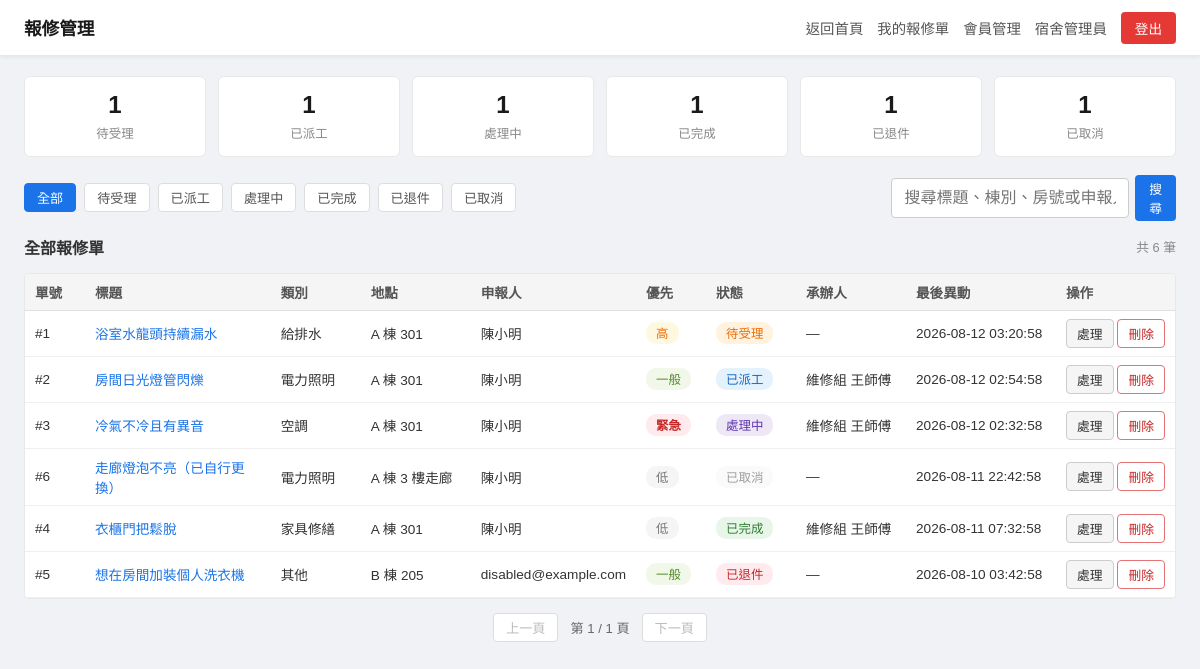
The app's page /repair/manage (signed in) with its own data.
### tables this page shows
CREATE TABLE users (
            id            INTEGER PRIMARY KEY AUTOINCREMENT,
            email         TEXT    UNIQUE NOT NULL,
            hash          TEXT    NOT NULL,
            role          INTEGER NOT NULL DEFAULT 1,
            name          TEXT,
            display_name  TEXT,
            dorm_building TEXT,
            room_no       TEXT,
            phone         TEXT,
            is_active     INTEGER NOT NULL DEFAULT 1,
            is_deleted    INTEGER NOT NULL DEFAULT 0,
            created_at    TEXT    NOT NULL DEFAULT (datetime('now')),
            last_login_at TEXT
        );

CREATE TABLE repair_requests (
            id             INTEGER PRIMARY KEY AUTOINCREMENT,
            requester_id   INTEGER NOT NULL,
            title          TEXT    NOT NULL,
            category       TEXT    NOT NULL DEFAULT 'other',
            priority       TEXT    NOT NULL DEFAULT 'normal',
            dorm_building  TEXT    NOT NULL,
            room_no        TEXT    NOT NULL,
            contact_phone  TEXT,
            request_status TEXT    NOT NULL DEFAULT 'pending',
            assigned_to    INTEGER,
            assigned_at    TEXT,
            started_at     TEXT,
            closed_at      TEXT,
            created_at     TEXT    NOT NULL DEFAULT (datetime('now')),
            updated_at     TEXT    NOT NULL DEFAULT (datetime('now')),
            is_deleted     INTEGER NOT NULL DEFAULT 0
        );

### blueprints/repair/__init__.py (the view)
@repair_bp.route('/manage', strict_slashes=False)
@login_required
def manage():
    user = _current_user()
    if not _is_usable(user):
        session.clear()
        return redirect(url_for('auth.login_page'))
    if not _is_admin(user):
        flash('無操作權限', 'error')
        return redirect(url_for('repair.index'))
    status = request.args.get('status', 'all')
    if status != 'all' and status not in db.REQUEST_STATUSES:
        status = 'all'
    keyword = request.args.get('q', '').strip()
    page    = request.args.get('page', 1, type=int) or 1
    requests, total = db.list_all_requests(page, _PAGE_SIZE, status, keyword or None)
    total_pages     = max(1, (total + _PAGE_SIZE - 1) // _PAGE_SIZE)
    return render_template(
        'repair/manage.html',
        user=user,
        requests=requests,
        total=total,
        page=page,
        total_pages=total_pages,
        status=status,
        keyword=keyword,
        counts=db.count_by_status(),
        status_labels=STATUS_LABELS,
        category_labels=CATEGORY_LABELS,
        priority_labels=PRIORITY_LABELS,
    )

### blueprints/repair/__init__.py (called while the page is built)
def _current_user():
    return db.find_user_by_id(session['user_id'])

def _is_admin(user):
    return user is not None and user['role'] == 0

### db/connection.py (called while the page is built)
def _get_conn():
    from db import DB_PATH
    conn = sqlite3.connect(DB_PATH)
    conn.row_factory = sqlite3.Row
    conn.execute("PRAGMA journal_mode=WAL")
    return conn

### db/repair.py (called while the page is built)
def count_by_status():
    conn = _get_conn()
    rows = conn.execute(
        'SELECT request_status, COUNT(*) AS n FROM repair_requests'
        ' WHERE is_deleted = 0 GROUP BY request_status'
    ).fetchall()
    conn.close()
    counts = {status: 0 for status in REQUEST_STATUSES}
    for row in rows:
        if row['request_status'] in counts:
            counts[row['request_status']] = row['n']
    return counts

### db/users.py (called while the page is built)
def find_user_by_id(user_id):
    conn = _get_conn()
    row = conn.execute(
        'SELECT id, email, role, name, display_name, dorm_building, room_no, phone,'
        ' is_active, is_deleted, created_at, last_login_at FROM users WHERE id = ?',
        (user_id,)
    ).fetchone()
    conn.close()
    return row

### utils.py (called while the page is built)
def _is_usable(user):
    return user and user['is_active'] and not user['is_deleted']

def login_required(f):
    @wraps(f)
    def decorated(*args, **kwargs):
        if 'user_id' not in session:
            return redirect(url_for('auth.login_page'))
        return f(*args, **kwargs)
    return decorated

### templates/repair/manage.html (shortened to what this page needs)
{% extends "base.html" %}
{% block head %}
<link rel="stylesheet" href="{{ url_for('static', filename='repair.css') }}">
{% endblock %}
{% block body %}
<div class="repair-layout">
  <div class="repair-topbar">
    <span class="repair-topbar-title">報修管理</span>
    <div class="repair-topbar-nav">
      <a href="{{ url_for('hub.home') }}" class="repair-nav-link">返回首頁</a>
      <a href="{{ url_for('repair.index') }}" class="repair-nav-link">我的報修單</a>
      <a href="{{ url_for('admin.user_list') }}" class="repair-nav-link">會員管理</a>
      <span class="repair-nav-user">{{ user['name'] or user['display_name'] or user['email'] }}</span>
      <a href="{{ url_for('auth.logout') }}" class="repair-btn repair-btn-danger">登出</a>
    </div>
  </div>
  <div class="repair-main">
    <div class="repair-summary">
      {% for key, label in status_labels.items() %}
        <a href="{{ url_for('repair.manage', status=key, q=keyword or none) }}"
           class="repair-summary-item {{ 'repair-summary-active' if status == key }}">
          <span class="repair-summary-count">{{ counts[key] }}</span>
          <span class="repair-summary-label">{{ label }}</span>
        </a>
      {% endfor %}
    </div>
    <div class="repair-filter-bar">
      <div class="repair-filter-links">
        <a href="{{ url_for('repair.manage', status='all', q=keyword or none) }}"
           class="repair-filter-link {{ 'repair-filter-active' if status == 'all' }}">全部</a>
        {% for key, label in status_labels.items() %}
          <a href="{{ url_for('repair.manage', status=key, q=keyword or none) }}"
             class="repair-filter-link {{ 'repair-filter-active' if status == key }}">{{ label }}</a>
        {% endfor %}
      </div>
      <form method="get" action="{{ url_for('repair.manage') }}" class="repair-search-form">
        <input type="text" name="q" value="{{ keyword }}" class="repair-search-input"
               placeholder="搜尋標題、棟別、房號或申報人">
        <button type="submit" class="repair-btn repair-btn-primary repair-btn-sm">搜尋</button>
      </form>
    </div>
    <div class="repair-panel-header">
      <span class="repair-panel-title">全部報修單</span>
      <span class="repair-total">共 {{ total }} 筆</span>
    </div>
    <div class="repair-table-wrap">
      <table class="repair-table">
        <thead>
          <tr>
            <th class="col-id">單號</th>
            <th class="col-title">標題</th>
            <th class="col-cat">類別</th>
            <th class="col-loc">地點</th>
            <th class="col-name">申報人</th>
            <th class="col-pri">優先</th>
            <th class="col-status">狀態</th>
            <th class="col-name">承辦人</th>
            <th class="col-time">最後異動</th>
            <th class="col-action">操作</th>
          </tr>
        </thead>
        <tbody>
          {% for r in requests %}
            <tr>
              <td>#{{ r['id'] }}</td>
              <td>
                <a href="{{ url_for('repair.detail', request_id=r['id']) }}"
                   class="repair-title-link">{{ r['title'] }}</a>
              </td>
              <td>{{ category_labels[r['category']] }}</td>
              <td>{{ r['dorm_building'] }} {{ r['room_no'] }}</td>
              <td>{{ r['requester_display'] }}</td>
              <td>
                <span class="repair-badge repair-pri-{{ r['priority'] }}">
                  {{ priority_labels[r['priority']] }}
                </span>
              </td>
              <td>
                <span class="repair-badge repair-status-{{ r['request_status'] }}">
                  {{ status_labels[r['request_status']] }}
                </span>
              </td>
              <td>{{ r['assignee_display'] or '—' }}</td>
              <td>{{ r['updated_at'] }}</td>
              <td class="repair-actions-cell">
                <a href="{{ url_for('repair.detail', request_id=r['id']) }}"
                   class="repair-btn-action">處理</a>
                <form method="POST" class="repair-inline-form"
                      action="{{ url_for('repair.delete', request_id=r['id']) }}">
                  <button type="submit" class="repair-btn-action-danger"
                          onclick="return confirm('確定要刪除這張報修單及其所有處理紀錄嗎？')">刪除</button>
                </form>
              </td>
            </tr>
          {% else %}
            <tr><td colspan="10" class="repair-empty">查無資料</td></tr>
          {% endfor %}
        </tbody>
      </table>
    </div>
    <div class="repair-pagination">
      {% if page > 1 %}
        <a href="{{ url_for('repair.manage', status=status, q=keyword or none, page=page-1) }}"
           class="repair-page-btn">上一頁</a>
      {% else %}
        <span class="repair-page-btn repair-page-disabled">上一頁</span>
      {% endif %}
      <span class="repair-page-info">第 {{ page }} / {{ total_pages }} 頁</span>
      {% if page < total_pages %}
        <a href="{{ url_for('repair.manage', status=status, q=keyword or none, page=page+1) }}"
           class="repair-page-btn">下一頁</a>
      {% else %}
        <span class="repair-page-btn repair-page-disabled">下一頁</span>
      {% endif %}
    </div>
  </div>
</div>
{% endblock %}

### static/common.css (style rules this page uses)
:root { --btn-primary-bg: #1a73e8; --btn-primary-hover: #1557b0; --btn-secondary-bg: #f0f0f0; --btn-secondary-color: #333; --btn-secondary-hover: #e0e0e0; --btn-danger-bg: #e53935; --btn-danger-hover: #c62828; --btn-action-bg: #f5f5f5; --btn-action-border: #ccc; --btn-action-color: #333; --btn-action-hover: #e8e8e8; --btn-action-danger-border: #e57373; --btn-action-danger-bg: #fff; --btn-action-danger-color: #c62828; --btn-action-danger-hover: #ffebee; }

### static/login.css (style rules this page uses)
* { box-sizing: border-box; margin: 0; padding: 0; }
body { font-family: Arial, sans-serif; background-color: #f0f2f5; display: flex; justify-content: center; align-items: center; min-height: 100vh; }
input[type="email"], input[type="password"], input[type="text"] { width: 100%; padding: 10px 12px; font-size: 1rem; border: 1px solid #ccc; border-radius: 4px; outline: none; transition: border-color 0.2s; }

### records on screen
users: name "宿舍管理員"
repair_requests: id "1", title "浴室水龍頭持續漏水", category "給排水", dorm_building "A 棟", room_no "301", requester_display "陳小明", priority "高", request_status "待受理", r "—", updated_at "2026-08-12 03:20:58"
repair_requests: id "2", title "房間日光燈管閃爍", category "電力照明", dorm_building "A 棟", room_no "301", requester_display "陳小明", priority "一般", request_status "已派工", r "維修組 王師傅", updated_at "2026-08-12 02:54:58"
repair_requests: id "3", title "冷氣不冷且有異音", category "空調", dorm_building "A 棟", room_no "301", requester_display "陳小明", priority "緊急", request_status "處理中", r "維修組 王師傅", updated_at "2026-08-12 02:32:58"
repair_requests: id "6", title "走廊燈泡不亮（已自行更換）", category "電力照明", dorm_building "A 棟", room_no "3 樓走廊", requester_display "陳小明", priority "低", request_status "已取消", r "—", updated_at "2026-08-11 22:42:58"
repair_requests: id "4", title "衣櫃門把鬆脫", category "家具修繕", dorm_building "A 棟", room_no "301", requester_display "陳小明", priority "低", request_status "已完成", r "維修組 王師傅", updated_at "2026-08-11 07:32:58"
repair_requests: id "5", title "想在房間加裝個人洗衣機", category "其他", dorm_building "B 棟", room_no "205", requester_display "disabled@example.com", priority "一般", request_status "已退件", r "—", updated_at "2026-08-10 03:42:58"

### other values on screen
{{ counts[key] }} "1" "1" "1" "1" "1" "1"
{{ label }} "待受理" "已派工" "處理中" "已完成" "已退件" "已取消"
{{ total }} "6"
{{ page }} "1"
{{ total_pages }} "1"
